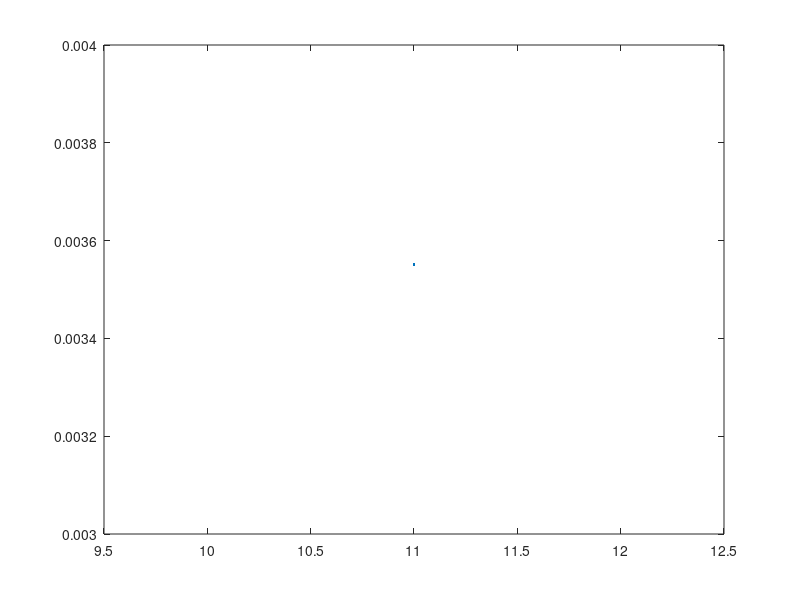
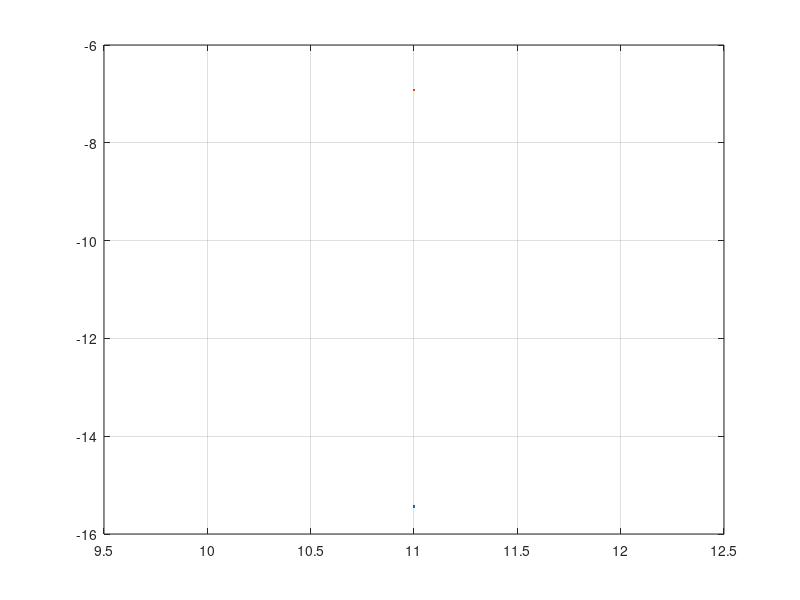

Write the MATLAB code that produced these figures, in order.
numBits = 1000000;
%additive noise
mu = 0;
SNR = 14;
sigma = sqrt(1/(2*(10^((SNR)/10))));
%phase noise
deltanu = 1;
T = 0.0003;
%sampling size for loop
sampleSizes = 11;%[7;9;11;13;15;17;19;21;23;25];

sigmaPhase = sqrt(2*pi*deltanu*T);
%alpha for wiener filter
wienerParm = (sigmaPhase^2+2*sigma^2-sigmaPhase*sqrt(sigmaPhase^2+4*sigma^2))/(2*sigma^2);


variances = zeros(length(sampleSizes),1);
spread = zeros(length(sampleSizes),1);
spread2 = zeros(length(sampleSizes),1);
for iter = 1:length(sampleSizes)
    sampleSize = sampleSizes(iter);
    disp(sampleSize)
% if mod(sampleSize,2)==0
%     sampleSize = sampleSize+1;
% end

    wienerFiltCoeff = zeros(sampleSize,1);
    %calculate coeff as (1-a)*a^k for both sides
    for i = 1:sampleSize
       wienerFiltCoeff(i) = (1-wienerParm)*wienerParm^(abs(i-(sampleSize+1)/2)); 
    end
    wienerFiltCoeff = wienerFiltCoeff/sum(wienerFiltCoeff);

    dataIn = randi([0 1], numBits, 1);
    %4QAM = QPSK
    M = 4;
    k = log2(M);
    dataInMatrix = reshape(dataIn, k, length(dataIn)/k)';
    dataSymbolsIn = bi2de(dataInMatrix);

    dataMod = qammod(dataSymbolsIn, M);

    txSignal = dataMod;
    txSignal = txSignal./sqrt(2);
    noise = normrnd(mu,sigma,length(txSignal),1);
    noise2 = normrnd(mu,sigma,length(txSignal),1);

    %Signal before phase noise
    rxSignal = txSignal + noise+1i*noise2;

    % scatterplot(rxSignal)

    %phase noise
    dphi = randn(numBits/k,1)*sqrt(2*pi*deltanu*T);
    phi = cumsum(dphi);

    rxSignalMag = abs(rxSignal);
    rxSignalAngle = angle(rxSignal);
    rxSignalAngle = rxSignalAngle + phi;

    %Received Signal
    rxSignal2 = rxSignalMag.*cos(rxSignalAngle) + rxSignalMag.*1i.*sin(rxSignalAngle);
    rxSignal3 = zeros(numBits/k,1);

    rxSignalAngle2 = angle(rxSignal2);


    estdphi = zeros(numBits/k,1);
    estphi = zeros(numBits/k,1);


    rxSignal3(1:sampleSize) = rxSignal2(1:sampleSize);
    %starting iteration
    for iteration = 1:(sampleSize-1)/2
        rxSignal3(1:iteration+(sampleSize-1)/2) = rxSignal2(1:iteration+(sampleSize-1)/2).*exp(-1i*estphi(max(1,iteration-1)));

       estdphi(iteration) =  mean(angle(-1*rxSignal3(1:iteration+(sampleSize-1)/2).^4))/4;
       if iteration>1
           estphi(iteration) = estphi(iteration-1) + estdphi(iteration);
       else
           estphi(iteration) = estdphi(iteration);
       end
    end
    %main iteration
    for iteration = ((sampleSize+1)/2):(numBits/k-(sampleSize-1)/2)
%         rxSignal3(iteration:iteration+(sampleSize-1)/2) = rxSignal2(iteration:iteration+(sampleSize-1)/2).*exp(-1i*estphi(iteration-1));
        rxSignal3(iteration-(sampleSize-1)/2:iteration+(sampleSize-1)/2) = rxSignal2(iteration-(sampleSize-1)/2:iteration+(sampleSize-1)/2).*exp(-1i*estphi(iteration-1));%ver 9/2
        estdphi(iteration) =  mean(angle(-1*rxSignal3(iteration-(sampleSize-1)/2:iteration+(sampleSize-1)/2).^4))/4;
%         estdphi(iteration) = sum(angle(-1*rxSignal3(iteration-(sampleSize-1)/2:iteration+(sampleSize-1)/2).^4).*wienerFiltCoeff)/4;
%         estdphi(iteration) = angle((sum(-1*rxSignal3(iteration-(sampleSize-1)/2:iteration+(sampleSize-1)/2).^4.*wienerFiltCoeff))^(1/4));

        estphi(iteration) = estphi(iteration-1) + estdphi(iteration);
    end
    %ending iteration
    for iteration = (numBits/k-(sampleSize-3)/2):numBits/k
        rxSignal3(iteration-(sampleSize-1)/2:numBits/k) = rxSignal2(iteration-(sampleSize-1)/2:numBits/k).*exp(-1i*estphi(iteration-1));
        estdphi(iteration) =  mean(angle(-1*rxSignal3(iteration-(sampleSize-1)/2:numBits/k).^4))/4;
        estphi(iteration) = estphi(iteration-1) + estdphi(iteration);
    end
    rxSignal3 = rxSignal2.*exp(-1i*estphi);
    
    rxSignal4 = rxSignal3(real(rxSignal3)>0 & imag(rxSignal3)>0);
    rxSignal4 = rxSignal4 - exp(1i*pi/4);
    rxSignal4 = rxSignal4*exp(-1i*pi/4);
    % sum(abs(real(rxSignal4)).^2)
    % sum(abs(imag(rxSignal4)).^2)
    spread(iter) = sum(abs(real(rxSignal4)))-sum(abs(imag(rxSignal4)));
    spread2(iter) = sum(abs(real(rxSignal4)).^2)-sum(abs(imag(rxSignal4)).^2);
    errorphi = sort(estphi-phi);
%     plot(errorphi(1:10:500000),linspace(0,1,50000))
%     hold on
    variances(iter) = var(estphi-phi);
    % scatterplot(rxSignal3)
    % figure(2);
    % plot(phi)
    % hold on
    % plot(estphi)
    % grid
    % hold off
end
figure(4)
plot(sampleSizes,variances)
figure(5)
plot(sampleSizes,spread,sampleSizes,spread2)
grid